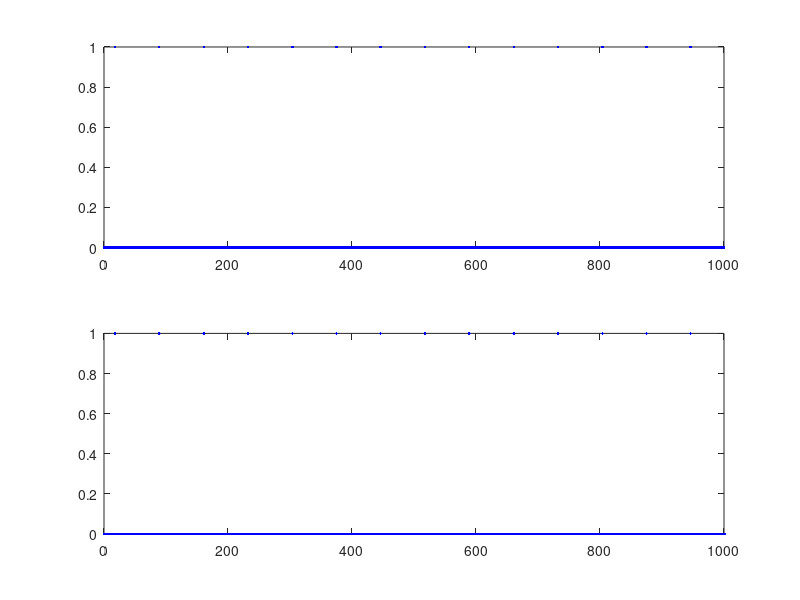
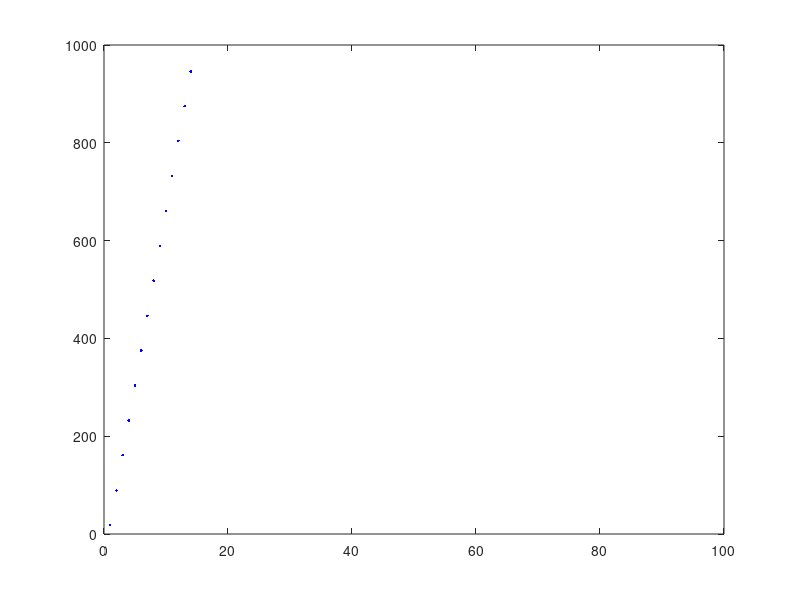

MATLAB code for these plots, in order: (Note: this script raises an error after producing the figures.)
%% sanity check

Fs = 1000;
t = 0:1/Fs:6;

x = zeros(1,length(t));

x = x + sin(2*pi*14.*t);
x = x>=.999;

spike_times1 = x;

t = t.*1e3;
figure;
subplot(211);
plot(t,x,'b.');xlim([0 1e3]);

ts = t(find(x~=0));

spike_times3(1).times = ts';

dt = t(2)-t(1);
bins = min(t):dt:max(t);
c = zeros(length(bins),1);
for pt = 1:length(bins)-1
    
    if pt < length(bins)-1
        b = find(ts >= bins(pt) & ts < bins(pt+1));
    else
        b = find(ts >= bins(pt) & ts <= bins(pt+1));
    end;
    if ~isempty(b)
        c(pt) = c(pt) + 1;
    end;
    
end;

subplot(212);
plot(bins,c,'b.');xlim([0 1e3]);

spike_times2 = c;

figure;
plot(1:length(spike_times3(1).times),spike_times3(1).times,'b.');
ylim([0 1000]);

params              = [];
params.Fs           = 1000;
params.pad          = 0;
params.fpass        = [2 25];
params.tapers        = [3 5];
params.err          = [1 0.001];

%[S1,f1,R1,Serr1]=mtspectrumpb(spike_times1,params,0);
[S2,f2,R2,Serr2]=mtspectrumpb(spike_times2,params,0);

%[S3,f3,R3,Serr3]=mtspectrumpt(spike_times3,params);

figure;
hold on;
plot(f2,S2./R2,'r');
plot(f2,Serr2(1,:)./R2,'g-');
plot(f2,Serr2(2,:)./R2,'g-');

%plot(f1,S1./R1,'b')
%plot(f3,S3./R3,'k')
%%
clear;
clc;
addpath(genpath('~rouxf/chronux_2_11/'));

p2d = '/media/rouxf/rds-share/iEEG_DATA/MICRO/P04/fvsPEM';
d = dir([p2d,filesep,'2016-*']);
spike_all = {};%cell(1,length(d));
for it = 1:length(d)
    
    f = dir([p2d,filesep,d(it).name,filesep,'spike_dat',filesep,'04_fVSp__2016-*_LogFile_EMtask_sortedSPIKEdata.mat']);
    
    load([p2d,filesep,d(it).name,filesep,'spike_dat',filesep,f.name]);
    
    spike_all{it} = spike_data{2};
end;
%%
dum = struct;
for it = 1:length(spike_all{1}.label)
    dum.trial{it} = [];
    dum.time{it} = [];
    dum.unit{it} = [];
    for jt = 1:length(spike_all)
        dum.trial{it} = [dum.trial{it} (jt-1)*49+spike_all{jt}.trial{it}];
        dum.time{it} = [dum.time{it} spike_all{jt}.time{it}];
        dum.unit{it} = [dum.unit{it} spike_all{jt}.unit{it}];
    end;
end;
%%


a = [];
lm = [];
 figure;  
for zt = 1:24
    ts = dum.time{zt}';
    %ts = ts - spike_data{2}.hdr.FirstTimeStamp;
    %ts = double( ts./1e6 );
    %ts = double(ts).*1000;% convert s to ms
    
           c = dum.unit{zt};
    cID = unique(c);
    
    for vt = 1:length(cID)
    
    trl =  dum.trial{zt}';
    tID = unique(trl);%these are the trial indexes for each spike time
    
    %%
    spike_times1 = []; spike_times2 = []; sel_idx = [];n = []; k =0;
    
 
        for it = 1:length(tID)
            
            ix = [];
            ix = intersect(find(trl == tID(it)),find(c == cID(vt))); % find those spike times that correspond to a trial
            
            n(it) = length(ix);% number of spike times per trial
            
            %if ~isempty(ix) %length(find(ts(ix)>=2000 & ts(ix) <= 6000)~=0) >2% check if spike times are within time range
            k = k+1;%increment counter
            %[y,~] = hist(ts(ix),[2000:1:6000]);
            %[y,~] = hist(ts(ix),[2:0.001:6]);
            bins = 2:1e-3:6;
            c = zeros(length(bins),1);
            for pt = 1:length(bins)-1
                
                if pt < length(bins)-1
                    b = find(ts(ix) >= bins(pt) & ts(ix) < bins(pt+1));
                else
                    b = find(ts(ix) >= bins(pt) & ts(ix) <= bins(pt+1));
                end;
                if ~isempty(b)
                    c(pt) = c(pt) + length(b);
                end;
                
            end;
            spike_times1(:,k) = c;
            spike_times2(k).times = ts(ix);
            idx = find( ts(ix) >= 2 & ts(ix) <= 6);
            spike_times2(k).times = spike_times2(k).times(idx);
            sel_idx(k) = it;
            %end;
        end;
        %%
        zt
        params              = [];
        params.pad          = 0;
        params.fpass        = [2 25];
        params.tapers        = [1 1];
        params.err          = [1 0.001];
        params.trialave     = 1;
        subplot(3,8,zt);
        hold on;
        
        if ~isempty(spike_times1)
            params.Fs           = 1000;
            [S1,f1,R1,Serr1]=mtspectrumpb(spike_times1,params);
            %[S1,f1,R1,Serr1]=mtspectrumpb(spike_times1,params,0);
            Y1 = S1/R1;%mean(S1,2);%./(ones(size(S1,1),1)*R1'),2);%mean(S1,2)./mean(R1);%
            Err = Serr1./R1;%squeeze(mean(Serr1,3));%squeeze(mean(Serr1./shiftdim(repmat(R1,[1 size(Serr1,1) size(Serr1,2)]),1),3));
            %Serr1 = mean(Serr1./(ones(size(S1,1),1)*R1'),3);
            plot(f1,Y1,'COlor',[.9 0 0]);
            %plot(f1,Err(1,:),'r');
            %plot(f1,Err(2,:),'r');
            %title(num2str(mean(R1)));
        else
            disp('warning')
        end;
        % if ~isempty(spike_times2)
        %     params.Fs           = 32000;
        %     [S2,f2,R2,Serr2]=mtspectrumpt(spike_times2,params);
        %     %[S2,f2,R2,Serr2]=mtspectrumpt(spike_times2,params,0,[2000:1000:6000]);
        %     Y2 = mean(S2./(ones(size(S2,1),1)*R2),2);
        %     plot(f2,Y2,'r');
        %
        % end;
        axis tight;
        
        lm(zt,:) = [min(Y1) max(Y1)];% min(Y2) max(Y2)];
        a(zt) = gca;
    end;
end;
% for it = 1:length(a)
% ylim(a(it),[min(min(lm)) max(max(lm))]);
% end;